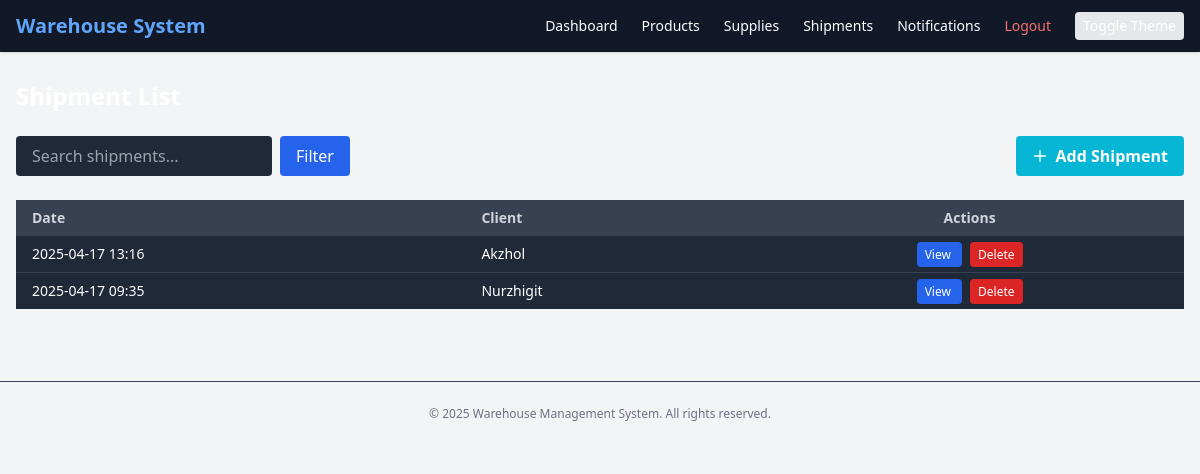
Screenshot of /shipments/ (signed in) with the database file from the repository.
### warehouse/models.py (models this page shows, shortened)
class Shipment(models.Model):
    date = models.DateTimeField(auto_now_add=True)
    client = models.CharField(max_length=100)
    client_address = models.CharField(max_length=255, null=True, blank=True)
    client_phone = models.CharField(max_length=15, null=True, blank=True)
    client_email = models.EmailField(null=True, blank=True)
    payment_status = models.CharField(max_length=50, choices=[('paid', 'Paid'), ('pending', 'Pending')], default='pending')
    delivery_date = models.DateField(null=True, blank=True)
    shipping_method = models.CharField(max_length=50, choices=[('standard', 'Standard'), ('express', 'Express')], default='standard')

### warehouse/views.py (the view)
# urls.py: path('shipments/', views.shipments, name='shipments'),
@login_required
def shipments(request):
    if request.method == 'POST':
        form = ShipmentForm(request.POST)
        if form.is_valid():
            form.save()
            return redirect('shipments')
    else:
        form = ShipmentForm()
    shipment_list = Shipment.objects.order_by('-date')
    paginator = Paginator(shipment_list, 10)
    page_obj = paginator.get_page(request.GET.get('page'))
    return render(request, 'shipments.html', {
        'shipments': page_obj,
        'form': form,
    })

### warehouse/forms.py
class ShipmentForm(forms.ModelForm):
    class Meta:
        model = Shipment
        fields = ['client', 'client_address', 'client_phone', 'client_email', 'payment_status', 'delivery_date', 'shipping_method']

### warehouse/templates/shipments.html (shortened to what this page needs)
{% extends 'base.html' %}
{% load static %}
{% load widget_tweaks %}
{% block content %}
<h1 class="text-2xl font-bold text-white mb-6">Shipment List</h1>
<div class="flex flex-wrap items-center justify-between gap-4 mb-6">
  <form method="get" class="flex flex-wrap gap-2 flex-grow">
    <input
      type="text"
      name="search"
      placeholder="Search shipments..."
      value="{{ request.GET.search|default:'' }}"
      class="w-full md:w-64 px-4 py-2 rounded bg-gray-800 text-white placeholder-gray-400 focus:outline-none focus:ring focus:ring-blue-500 transition"
    />
    <button
      type="submit"
      class="px-4 py-2 rounded bg-blue-600 text-white hover:bg-blue-700 transition"
    >
      Filter
    </button>
  </form>
  <button data-modal-target="addShipmentModal"
          data-modal-toggle="addShipmentModal"
          class="flex items-center gap-2 px-4 py-2 bg-cyan-500 hover:bg-cyan-600 text-white font-semibold rounded shadow-md transition focus:outline-none focus:ring-2 focus:ring-cyan-400">
    <svg xmlns="http://www.w3.org/2000/svg" class="h-4 w-4" fill="none" viewBox="0 0 24 24" stroke="currentColor">
      <path stroke-linecap="round" stroke-linejoin="round" stroke-width="2" d="M12 4v16m8-8H4" />
    </svg>
    Add Shipment
  </button>
</div>
<div class="overflow-x-auto">
  <table class="w-full table-auto bg-gray-800 text-white rounded-md text-sm">
    <thead class="bg-gray-700 text-gray-300">
      <tr>
        <th class="px-4 py-2 text-left">Date</th>
        <th class="px-4 py-2 text-left">Client</th>
        <th class="px-4 py-2 text-center">Actions</th>
      </tr>
    </thead>
    <tbody class="bg-gray-800 divide-y divide-gray-700">
      {% for shipment in shipments %}
        <tr class="hover:bg-gray-700 transition">
          <td class="px-4 py-2">{{ shipment.date|date:"Y-m-d H:i" }}</td>
          <td class="px-4 py-2">{{ shipment.client }}</td>
          <td class="px-4 py-2 text-center space-x-2">
            <a href="{% url 'shipment_detail' shipment.pk %}"
               class="px-2 py-1 rounded bg-blue-600 text-white text-xs hover:bg-blue-700 transition">
              View
            </a>
            <a href="{% url 'delete_shipment' shipment.pk %}"
               class="px-2 py-1 rounded bg-red-600 text-white text-xs hover:bg-red-700 transition">
              Delete
            </a>
          </td>
        </tr>
      {% empty %}
        <tr>
          <td colspan="3" class="text-center py-4 text-gray-400">No shipments found.</td>
        </tr>
      {% endfor %}
    </tbody>
  </table>
</div>
{% endblock %}

### rows the page displays
Shipment: date "2025-04-17 13:16", client "Akzhol"
Shipment: date "2025-04-17 09:35", client "Nurzhigit"
